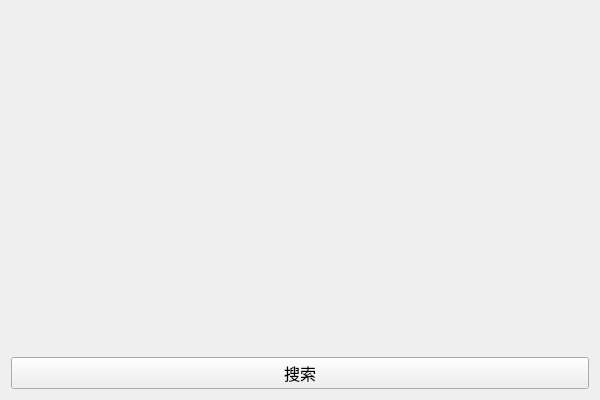
<?xml version="1.0" encoding="UTF-8"?>
<ui version="4.0">
 <class>AdvancedSearchClass</class>
 <widget class="QWidget" name="AdvancedSearchClass">
  <property name="geometry">
   <rect>
    <x>0</x>
    <y>0</y>
    <width>600</width>
    <height>400</height>
   </rect>
  </property>
  <property name="windowTitle">
   <string>高级搜索</string>
  </property>
  <layout class="QVBoxLayout" name="verticalLayout">
   <item>
    <widget class="AdvancedFilter" name="mainFilter" native="true"/>
   </item>
   <item>
    <widget class="QPushButton" name="searchButton">
     <property name="sizePolicy">
      <sizepolicy hsizetype="Preferred" vsizetype="Fixed">
       <horstretch>0</horstretch>
       <verstretch>0</verstretch>
      </sizepolicy>
     </property>
     <property name="font">
      <font>
       <family>Microsoft YaHei UI</family>
       <pointsize>12</pointsize>
      </font>
     </property>
     <property name="text">
      <string>搜索</string>
     </property>
    </widget>
   </item>
  </layout>
 </widget>
 <layoutdefault spacing="6" margin="11"/>
 <customwidgets>
  <customwidget>
   <class>AdvancedFilter</class>
   <extends>QWidget</extends>
   <header>AdvancedFilter.h</header>
   <container>1</container>
  </customwidget>
 </customwidgets>
 <resources/>
 <connections>
  <connection>
   <sender>searchButton</sender>
   <signal>clicked()</signal>
   <receiver>AdvancedSearchClass</receiver>
   <slot>onSearchButtonClicked()</slot>
   <hints>
    <hint type="sourcelabel">
     <x>288</x>
     <y>372</y>
    </hint>
    <hint type="destinationlabel">
     <x>321</x>
     <y>6</y>
    </hint>
   </hints>
  </connection>
 </connections>
 <slots>
  <slot>onSearchButtonClicked()</slot>
 </slots>
</ui>
